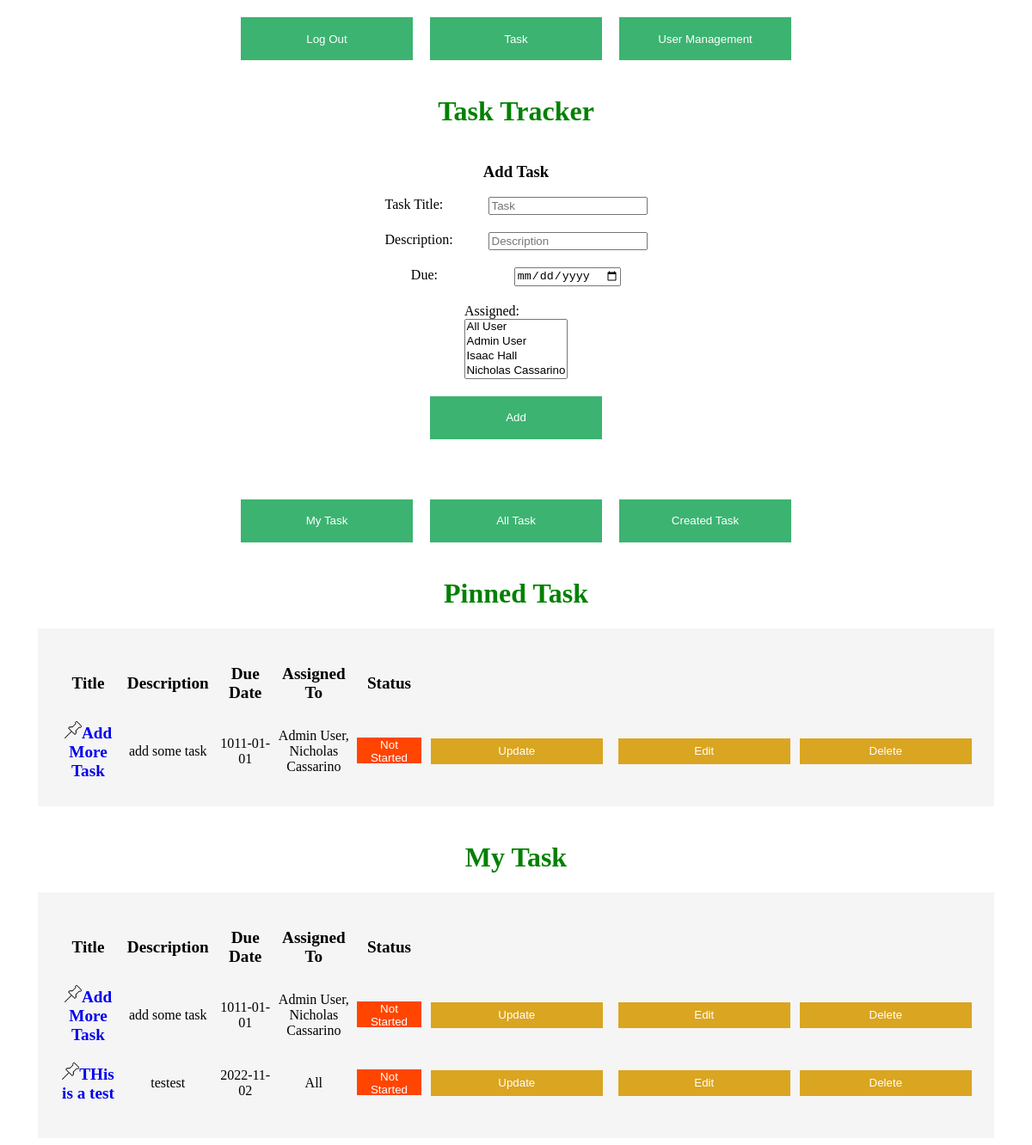
Page /task (signed in) on the committed database.
### models.py (models this page shows, shortened)
class Todo(db.Model):
    id = db.Column(db.Integer, primary_key=True)
    title = db.Column(db.String(100))
    description = db.Column(db.String(4150))
    assigned = db.Column(db.String(100))
    due = db.Column(db.Date)
    complete = db.Column(db.Integer)
    createdBy = db.Column(db.Integer)
    comments = db.relationship("Comment", backref="comment", cascade="all, delete-orphan", lazy=True)

### app.py (the view)
@app.route('/task')
def task():
    global user
    if user == User:
        return render_template('login.html', message="Please Log In To access this page")
    todo_list = Todo.query.all()
    user_list = User.query.all()
    return render_template('task.html', todo_list=todo_list, user_list=user_list, user=user)

### templates/task.html (shortened to what this page needs)
<!DOCTYPE html>
<html lang="en">
<head>
    <link rel="stylesheet" href="./static/main.css">
</head>
<body>
<div class="top-contain">
    <a href="/logout">
        <button class="top-bar">Log Out</button>
    </a>
    <a href="/task">
        <button class="top-bar">Task</button>
    </a>
        <a href="/ViewUsers">
            <button class="top-bar">User Management</button>
        </a>
</div>
<div class="h">
    <h1>Task Tracker</h1>
</div>
<form action="/add" method="post">
    <div class="register-container">
        <h3>Add Task</h3>
        <div class="form-item">
            <label>Task Title:</label>
            <input required type="text" name="title" placeholder="Task">
        </div>
        <div class="form-item">
            <label>Description:</label>
            <input type="text" name="description" placeholder="Description">
        </div>
        <div class="form-item">
            <label>Due:</label>
            <input required type="date" name="due">
        </div>
        <label>Assigned:</label>
        <select required name="assigned" id="assigned" multiple>
            <option value="All">All User</option>
            {% for user in user_list %}
                <option value="{{ user.name }}">{{ user.name }}</option>
            {% endfor %}
        </select>
        <button class="submit-button" type="submit">Add</button>
    </div>
</form>
<div class="top-contain">
    <button class="top-bar filter-button" onclick="toggle_visibility('myTask')">My Task</button>
    {% if user.access==1 %}
        <button class="top-bar filter-button" onclick="toggle_visibility('allTask')">All Task</button>
    {% endif %}
    <button class="top-bar filter-button" onclick="toggle_visibility('createdTask')">Created Task</button>
</div>
{% if user.pinnedTask != "" %}
    <div class="h">
        <h1>Pinned Task</h1>
    </div>
<div id="pinnedTask">
        <div id="todo" class="todo">
        <table>
            <thead>
            <th>Title</th>
            <th>Description</th>
            <th>Due Date</th>
            <th>Assigned To</th>
            <th>Status</th>
            <th></th>
            <th></th>
            </thead>
            <tbody>
            {% for todo in todo_list %}
                {% if todo.id|string in user.pinnedTask %}
                <tr>
                        <td class="title"><a href="/unpin/{{ todo.id }}"><img height="20px" width="20px" src="../static/pin.png" alt="pin"></a><a href="/viewTask/{{ todo.id }}">{{ todo.title }}</a></td>
                        <td>{{ todo.description }}</td>
                        <td>{{ todo.due }}</td>
                        <td>{{ todo.assigned }}</td>
                        <td>{% if todo.complete == 0 %}
                            <button class="notStarted">Not Started</button>
                        {% elif todo.complete == 1 %}
                            <button class="inProgress">In Progress</button>
                        {% else %}
                            <button class="complete">Complete</button>
                        {% endif %}</td>
                        <td><a href="/update/{{ todo.id }}">
                            <button>Update</button>
                        </a></td>
                        {% if todo.createdBy == user.id or user.access == 1 %}
                            <td><a href="/editTask/{{ todo.id }}">
                                <button>Edit</button>
                            </a></td>
                            <td><a href="/delete/{{ todo.id }}">
                                <button>Delete</button>
                            </a></td>
                        {% endif %}</tr>
                    {% endif %}
            {% endfor %}
            </tbody>
        </table>
    </div>
</div>
{% endif %}
<div id="myTask">
    <div class="h">
        <h1>My Task</h1>
    </div>
    <div id="todo" class="todo">
        <table>
            <thead>
            <th>Title</th>
            <th>Description</th>
            <th>Due Date</th>
            <th>Assigned To</th>
            <th>Status</th>
            <th></th>
            <th></th>
            </thead>
            <tbody>
            {% for todo in todo_list %}
                <tr>
                    {% if user.name in todo.assigned or todo.assigned=="All" %}
                        <td class="title"><a href="/pin/{{ todo.id }}"><img height="20px" width="20px" src="../static/pin.png" alt="pin"><a href="/viewTask/{{ todo.id }}">{{ todo.title }}</a></td>
                        <td>{{ todo.description }}</td>
                        <td>{{ todo.due }}</td>
                        <td>{{ todo.assigned }}</td>
                        <td>{% if todo.complete == 0 %}
                            <button class="notStarted">Not Started</button>
                        {% elif todo.complete == 1 %}
                            <button class="inProgress">In Progress</button>
                        {% else %}
                            <button class="complete">Complete</button>
                        {% endif %}</td>
                        <td><a href="/update/{{ todo.id }}">
                            <button>Update</button>
                        </a></td>
                        {% if todo.createdBy == user.id or user.access == 1 %}
                            <td><a href="/editTask/{{ todo.id }}">
                                <button>Edit</button>
                            </a></td>
                            <td><a href="/delete/{{ todo.id }}">
                                <button>Delete</button>
                            </a></td>
                        {% endif %}</tr>
                    {% endif %}
            {% endfor %}
            </tbody>
        </table>
    </div>
</div>
</body>
</html>

### static/main.css (style rules this page uses)
h1 { color: green; }
label:not(.ex) { display: block; float: left; width: 120px; }
h3 { font-weight: bold; text-align: left; }
th { font-size: larger; height: 75px; width: 550px; }
td { height: 75px; }
td > a > button:not(.exclude) { width: 200px; height: 30px; background-color: goldenrod; border-style: none; color: white; }
a { text-decoration: none; }
.todo { text-align: center; background-color: whitesmoke; width: 90%; margin-left: auto; margin-right: auto; padding: 2%; }
.notStarted { background-color: orangered; border-style: none; color: white; height: 30px; }
.title { font-weight: bold; font-size: larger; }
.top-bar { background-color: mediumseagreen; border-style: none; color: white; height: 50px; width: 200px; margin-right: 10px; margin-left: 10px; }
.top-contain { margin-top: 20px; display: flex; justify-content: center; }
.submit-button { background-color: mediumseagreen; border-style: none; color: white; height: 50px; width: 200px; margin-top: 20px; }
.register-container { display: flex; flex-direction: column; justify-content: center; align-items: center; }
div.h { margin-top: 20px; display: flex; flex-direction: column; justify-content: center; text-align: center; }
div.form-item { margin-bottom: 20px; }
.filter-button { margin-top: 50px; }

### rows in the picture
Todo: title "Add More Task", description "add some task", due "1011-01-01", assigned "Admin User, Nicholas Cassarino", complete "Not Started"
Todo: title "THis is a test", description "testest", due "2022-11-02", assigned "All", complete "Not Started"
